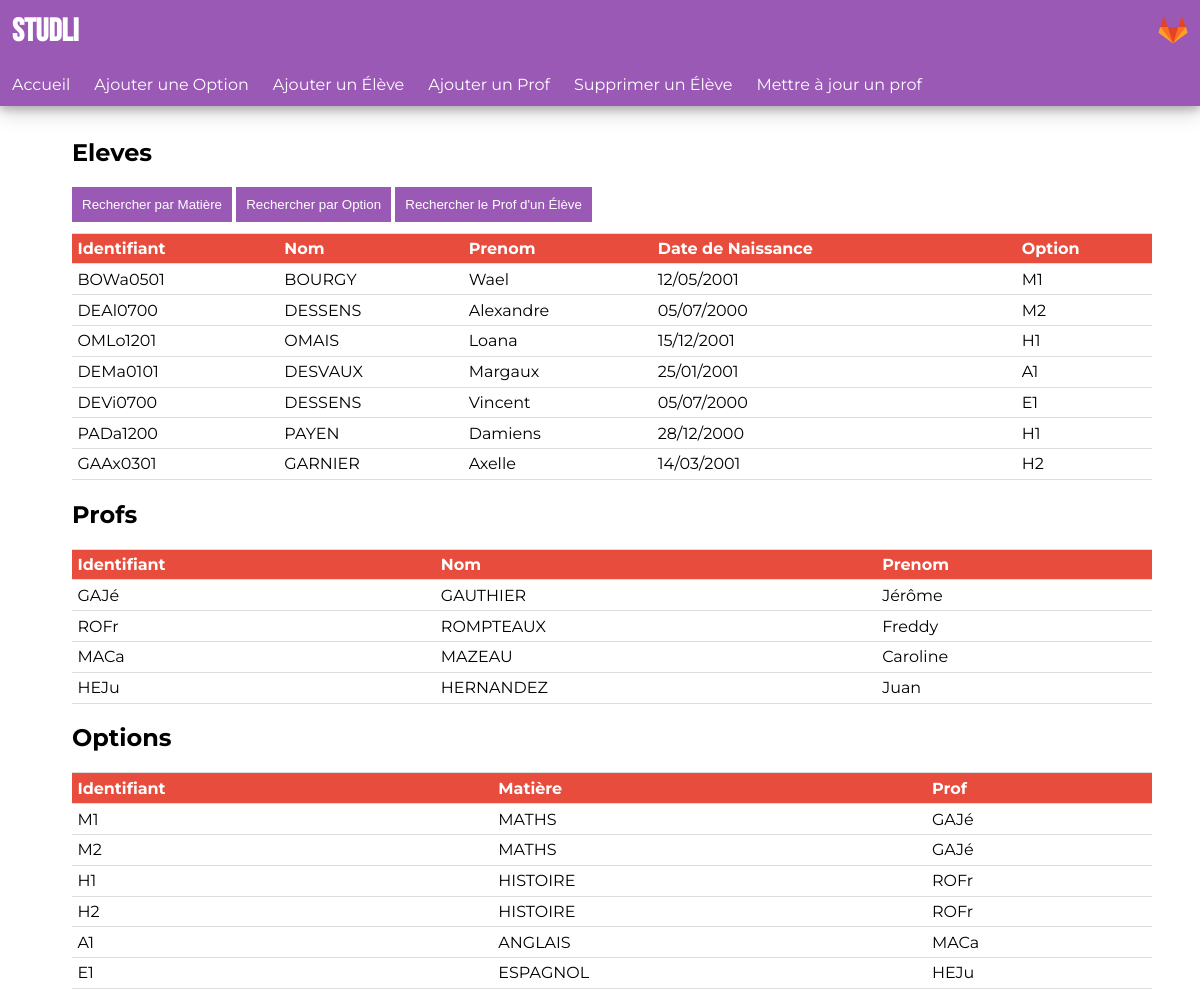
The page / on the database its author committed.
### tables this page shows
CREATE TABLE Eleves (
    id_eleve text not null primary key,
    nom_eleve text not null,
    pre_eleve text not null,
    dnd_eleve text not null,
    id_option text not null,
    constraint eleve_fk foreign key (id_option) references Options(id_option)
);

CREATE TABLE Profs (
    id_prof text not null primary key,
    nom_prof text not null,
    pre_prof text not null
);

CREATE TABLE Options (
    id_option text not null primary key,
    matiere_option text not null,
    id_prof text not null,
    constraint options_fk foreign key (id_prof) references Profs(id_prof)
);

### app.py (the view)
@app.route("/")
def read():
    options = r.table("Options")
    eleves = r.table("Eleves")
    profs = r.table()
    return flask.render_template("read.html", options=options, eleves=eleves, profs=profs)

### backend/db.py (called while the page is built)
    def query(self, query, bindings=[], immediate_commit=True):
        try:
            cur = self.con.cursor()
            cur.execute(query, bindings)
            if immediate_commit: self.con.commit()
        except sqlite3.Error as err:
            print("SQL ERROR:", err)
            return
        results = cur.fetchall()
        json_result = {}
        for idx,row in enumerate(results):
            json_result[idx] = dict(row)
        return json_result

### backend/requests.py (called while the page is built)
def table(table="Profs"):
    return database.query(f"SELECT * FROM {table}")

### templates/read.html (shortened to what this page needs)
<!DOCTYPE html>
<html>
    <head>
        <link rel="stylesheet" href="/static/style.css" type="text/css" />
    </head>
    <body>
        <header>
            <div id="branding">
                <h1>STUDLI</h1>
                <div id="gitlab"><a href="https://gitlab.com/magnetic2247/pronote_killer"><img src="/static/gitlab.png" alt="gitlab logo" /></a></div>
            </div>
            <nav>
                <ul>
                    <li><a href="/">Accueil</a></li>
                    <li><a href="/write?mode=2">Ajouter une Option</a></li>
                    <li><a href="/write?mode=0">Ajouter un Élève</a></li>
                    <li><a href="/write?mode=1">Ajouter un Prof</a></li>
                    <li><a href="/write?mode=3">Supprimer un Élève</a></li>
                    <li><a href="/write?mode=4">Mettre à jour un prof</a></li>
                </ul>
            </nav>
        </header>
        <section>
            <div id="eleves" class="main">
                <h2>Eleves</h2>
                <button onclick="studpersubject()">Rechercher par Matière</button>
                <button onclick="studperoption()">Rechercher par Option</button>
                <button onclick="teacherperstud()">Rechercher le Prof d'un Élève</button>
                <table>
                    <tr class="keys">
                        <td>Identifiant</td>
                        <td>Nom</td>
                        <td>Prenom</td>
                        <td>Date de Naissance</td>
                        <td>Option</td>
                    </tr>
                    {% for x in eleves.values() %}
                    <tr>
                        {% for y in x.values() %}
                        <td>{{ y }}</td>
                        {% endfor %}
                    </tr>
                    {% endfor %}
                </table>
            </div>
            <div id="profs" class="main">
                <h2>Profs</h2>
                <table>
                    <tr class="keys">
                        <td>Identifiant</td>
                        <td>Nom</td>
                        <td>Prenom</td>
                    </tr>
                    {% for x in profs.values() %}
                    <tr>
                        {% for y in x.values() %}
                        <td>{{ y }} </td>
                        {% endfor %}
                    </tr>
                    {% endfor %}
                </table>
            </div>
            <div id="options" class="main">
                <h2>Options</h2>
                <table>
                    <tr class="keys">
                        <td>Identifiant</td>
                        <td>Matière</td>
                        <td>Prof</td>
                    </tr>
                    {% for x in options.values() %}
                    <tr>
                        {% for y in x.values() %}
                        <td>{{ y }}</td>
                        {% endfor %}
                    </tr>
                    {% endfor %}
                </table>
            </div>
        </section>
    </body>
</html>

### static/style.css (style rules this page uses)
html, body { margin:0; padding:0; width:100%; height:100%; overflow-x: hidden; font-family: 'Montserrat', 'Calibri Light', sans-serif; }
header { background-color: #9b59b6; box-shadow: 0 4px 8px 0 rgba(0, 0, 0, 0.2), 0 6px 20px 0 rgba(0, 0, 0, 0.19); margin: 0; }
header div { display: flex; flex-direction: row; }
header h1 { margin: 0; padding: 1%; color: white; font-family: 'Bebas Neue'; display: inline-block; flex-grow: 5; }
#gitlab { align-self:center; padding-right:1%; }
header img { max-width: 30px; max-height: 30px; }
header nav { margin: 0; }
header ul { margin: 0; padding: 0; list-style-type: none; display: flex; flex-direction: row; width: 100%; }
header li { padding: 1%; }
header a { color:white; text-decoration: none; }
section { display: flex; flex-direction: column; padding: 1%; width: 90%; margin-left: 5%; }
table { width: 100%; border-collapse: collapse; margin-top: 1%; padding: .5%; }
tr,td { border-bottom: 1px solid #ddd; border-top: 1px solid #ddd; padding: .5%; }
.keys { background-color: #e74c3c; color:white; font-weight: bolder; }
button, input[type="submit"] { background-color: #9b59b6 !important; border: none; color: white; text-align: center; text-decoration: none; display: inline-block; cursor:pointer; padding: 10px; }

### rows shown on the page
Eleves: id_eleve "BOWa0501", nom_eleve "BOURGY", pre_eleve "Wael", dnd_eleve "12/05/2001", id_option "M1"
Eleves: id_eleve "DEAl0700", nom_eleve "DESSENS", pre_eleve "Alexandre", dnd_eleve "05/07/2000", id_option "M2"
Eleves: id_eleve "OMLo1201", nom_eleve "OMAIS", pre_eleve "Loana", dnd_eleve "15/12/2001", id_option "H1"
Eleves: id_eleve "DEMa0101", nom_eleve "DESVAUX", pre_eleve "Margaux", dnd_eleve "25/01/2001", id_option "A1"
Eleves: id_eleve "DEVi0700", nom_eleve "DESSENS", pre_eleve "Vincent", dnd_eleve "05/07/2000", id_option "E1"
Eleves: id_eleve "PADa1200", nom_eleve "PAYEN", pre_eleve "Damiens", dnd_eleve "28/12/2000", id_option "H1"
Eleves: id_eleve "GAAx0301", nom_eleve "GARNIER", pre_eleve "Axelle", dnd_eleve "14/03/2001", id_option "H2"
Profs: id_prof "GAJé", nom_prof "GAUTHIER", pre_prof "Jérôme"
Profs: id_prof "ROFr", nom_prof "ROMPTEAUX", pre_prof "Freddy"
Profs: id_prof "MACa", nom_prof "MAZEAU", pre_prof "Caroline"
Profs: id_prof "HEJu", nom_prof "HERNANDEZ", pre_prof "Juan"
Options: id_option "M1", matiere_option "MATHS", id_prof "GAJé"
Options: id_option "M2", matiere_option "MATHS", id_prof "GAJé"
Options: id_option "H1", matiere_option "HISTOIRE", id_prof "ROFr"
Options: id_option "H2", matiere_option "HISTOIRE", id_prof "ROFr"
Options: id_option "A1", matiere_option "ANGLAIS", id_prof "MACa"
Options: id_option "E1", matiere_option "ESPAGNOL", id_prof "HEJu"
